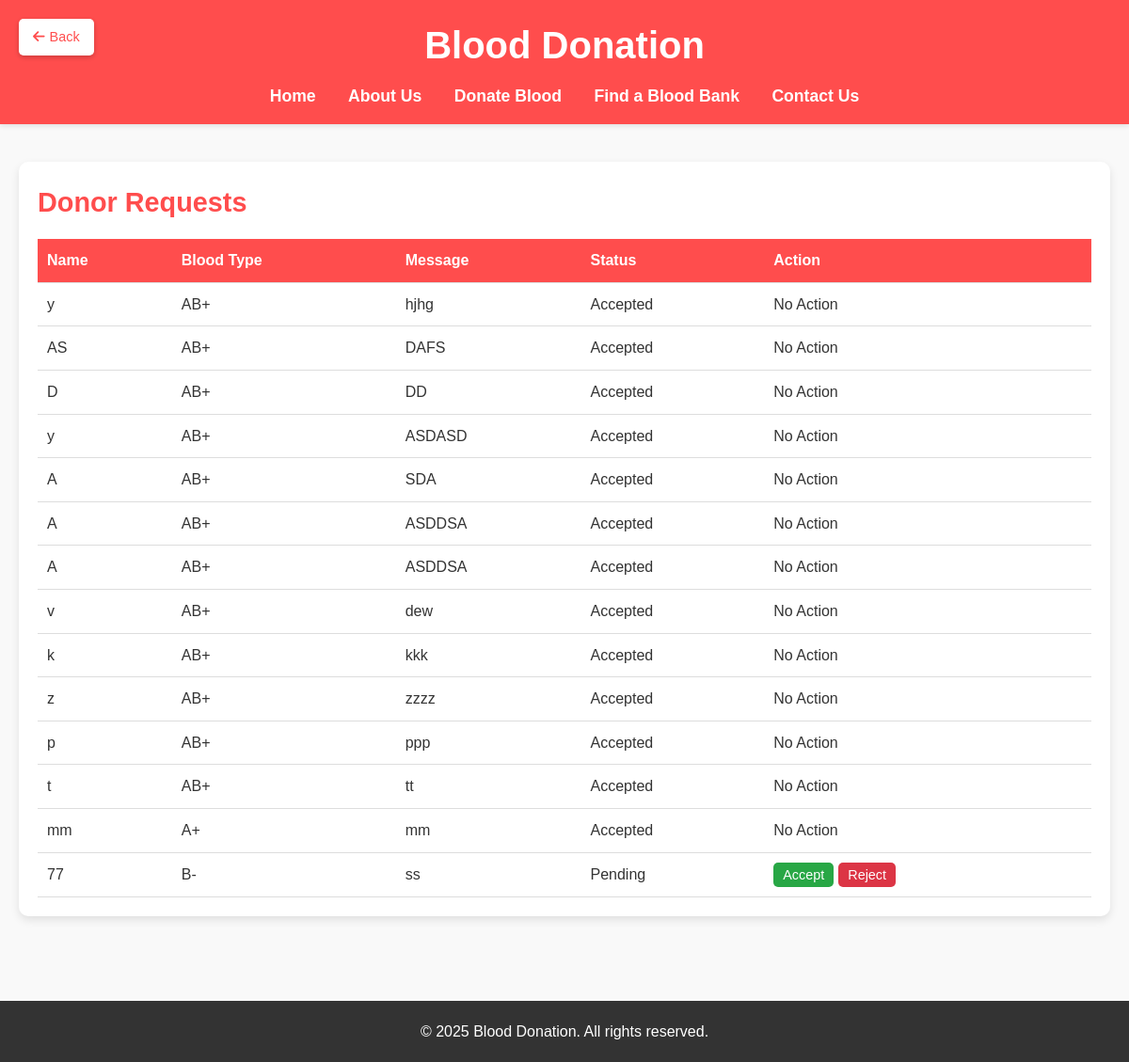
The page /Employee.php on the database its author committed.
### tables this page shows
CREATE TABLE `donationrequest` (
  `id` int(11) NOT NULL,
  `DonatorName` varchar(250) NOT NULL,
  `BloodType` varchar(250) NOT NULL,
  `RequestDate` date NOT NULL DEFAULT current_timestamp(),
  `Message` varchar(250) NOT NULL,
  `Status` varchar(250) NOT NULL
);

### Employee.php (the view, shortened to what this page needs)
<!DOCTYPE html>
<html lang="en">
<head>
  <link rel="stylesheet" href="https://cdnjs.cloudflare.com/ajax/libs/font-awesome/6.5.0/css/all.min.css">
</head>
<body>
  <header>
    <div class="header-actions">
      <a href="home.php" class="back-button"><i class="fas fa-arrow-left"></i> Back</a>
    </div>
    <h1>Blood Donation</h1>
    <nav>
      <a href="home.php">Home</a>
      <a href="aboutus.php">About Us</a>
      <a href="Blood-level.php">Donate Blood</a>
      <a href="BloodBank.php">Find a Blood Bank</a>
      <a href="contact.php">Contact Us</a>
    </nav>
  </header>
  <div class="container">
    <div class="employee-requests">
      <h2>Donor Requests</h2>
      <table>
        <thead>
          <tr>
            <th>Name</th>
            <th>Blood Type</th>
            <th>Message</th>
            <th>Status</th>
            <th>Action</th>
          </tr>
        </thead>
        <tbody>
          <?php
          $servername = "localhost";
          $username = "root";
          $password = "";
          $dbname = "blood";
          $conn = new mysqli($servername, $username, $password, $dbname);
          $sql = "SELECT DonatorName, BloodType, Message, Status FROM DonationRequest";
          $result = $conn->query($sql);
          if ($result->num_rows > 0) {
            while($row = $result->fetch_assoc()) {
              echo "<tr>";
              echo "<td>" . htmlspecialchars($row['DonatorName']) . "</td>";
              echo "<td>" . htmlspecialchars($row['BloodType']) . "</td>";
              echo "<td>" . htmlspecialchars($row['Message']) . "</td>";
              echo "<td>" . htmlspecialchars($row['Status']) . "</td>";
              echo "<td class='action-buttons'>";
              if ($row['Status'] == 'Pending') {
                echo "<form method='post' style='display:inline;'>";
                echo "<button type='submit' name='action' value='accept' class='accept-btn'>Accept</button>";
                echo "<button type='submit' name='action' value='reject' class='reject-btn'>Reject</button>";
                echo "</form>";
              } else {
                echo "No Action";
              }
              echo "</td>";
              echo "</tr>";
            }
          } else {
            echo "<tr><td colspan='5'>No donation requests found</td></tr>";
          }
          ?>
        </tbody>
      </table>
    </div>
  </div>
  <footer>
    <p>&copy; 2025 Blood Donation. All rights reserved.</p>
  </footer>
</body>
</html>

### Employee.php (style rules this page uses)
* { margin: 0; padding: 0; box-sizing: border-box; }
body { font-family: 'Arial', sans-serif; line-height: 1.6; color: #333; background: #f9f9f9; }
header { background: #ff4d4d; color: #fff; padding: 1rem 0; text-align: center; box-shadow: 0 2px 5px rgba(0, 0, 0, 0.1); position: relative; }
header h1 { margin-bottom: 0.5rem; font-size: 2.5rem; }
nav a { color: #fff; text-decoration: none; margin: 0 15px; font-weight: bold; font-size: 1.1rem; }
.container { padding: 40px 20px; max-width: 1200px; margin: 0 auto; }
.employee-requests { background: #fff; padding: 20px; border-radius: 10px; box-shadow: 0 4px 10px rgba(0, 0, 0, 0.1); }
.employee-requests h2 { font-size: 1.8rem; margin-bottom: 1rem; color: #ff4d4d; }
table { width: 100%; border-collapse: collapse; }
table th, table td { padding: 10px; text-align: left; border-bottom: 1px solid #ddd; }
table th { background: #ff4d4d; color: #fff; }
.action-buttons button { padding: 5px 10px; border: none; border-radius: 5px; cursor: pointer; font-size: 0.9rem; margin-right: 5px; }
.accept-btn { background: #28a745; color: #fff; }
.reject-btn { background: #dc3545; color: #fff; }
footer { background: #333; color: #fff; text-align: center; padding: 20px 0; margin-top: 50px; }
footer p { margin: 0; }
.header-actions { position: absolute; top: 20px; left: 20px; display: flex; gap: 10px; }
.back-button, .logout-button { background-color: #fff; color: #ff4d4d; border: none; border-radius: 5px; padding: 8px 15px; font-size: 0.9rem; box-shadow: 0 2px 5px rgba(0, 0, 0, 0.2); text-decoration: none; transition: background-color 0.3s; cursor: pointer; display: flex; align-items: center; gap: 5px; }

### rows shown on the page
donationrequest: DonatorName "y", BloodType "AB+", Message "hjhg", Status "Accepted", shows "No Action"
donationrequest: DonatorName "AS", BloodType "AB+", Message "DAFS", Status "Accepted", shows "No Action"
donationrequest: DonatorName "D", BloodType "AB+", Message "DD", Status "Accepted", shows "No Action"
donationrequest: DonatorName "y", BloodType "AB+", Message "ASDASD", Status "Accepted", shows "No Action"
donationrequest: DonatorName "A", BloodType "AB+", Message "SDA", Status "Accepted", shows "No Action"
donationrequest: DonatorName "A", BloodType "AB+", Message "ASDDSA", Status "Accepted", shows "No Action"
donationrequest: DonatorName "A", BloodType "AB+", Message "ASDDSA", Status "Accepted", shows "No Action"
donationrequest: DonatorName "v", BloodType "AB+", Message "dew", Status "Accepted", shows "No Action"
donationrequest: DonatorName "k", BloodType "AB+", Message "kkk", Status "Accepted", shows "No Action"
donationrequest: DonatorName "z", BloodType "AB+", Message "zzzz", Status "Accepted", shows "No Action"
donationrequest: DonatorName "p", BloodType "AB+", Message "ppp", Status "Accepted", shows "No Action"
donationrequest: DonatorName "t", BloodType "AB+", Message "tt", Status "Accepted", shows "No Action"
donationrequest: DonatorName "mm", BloodType "A+", Message "mm", Status "Accepted", shows "No Action"
donationrequest: DonatorName "77", BloodType "B-", Message "ss", Status "Pending"
